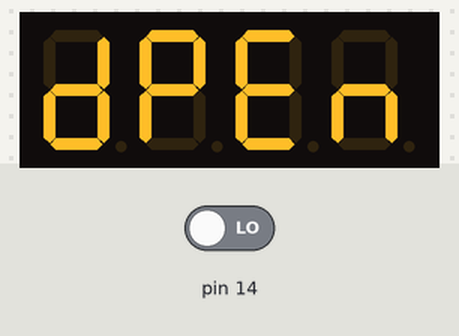
The sketch below on a simulated Arduino Uno, built with avr-gcc and run on an emulated ATmega328P. Shown: 4-digit seven-segment display. The test bench sets the inputs (shaded band); at power-on: pin 14 LOW.

Above: at 1.2 s.
1.3 s: pin 14 driven HIGH
At 2.5 s:
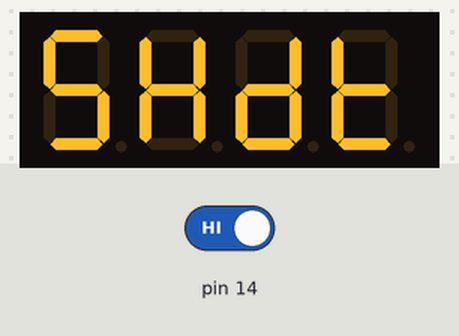
2.8 s: pin 14 driven LOW
At 3.7 s:
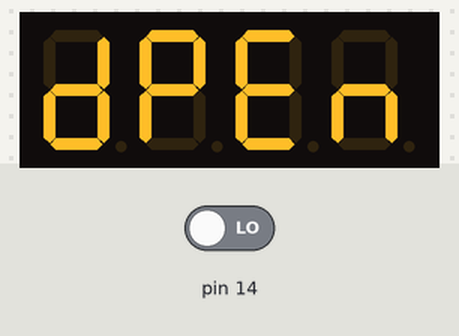
Timing chart, 0 to 5.8 s (numbered marks = the images above; inputs shaded):
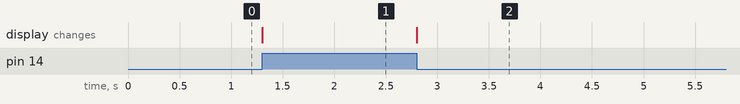

The sketch:

fpga_to_7segdisplay.ino
```cpp
#include <SevSeg.h>

#include <SevSeg.h>

SevSeg sevseg; //Instantiate a seven segment object
char str[5] = "dPEN";
char str2[5]= "shDT";
void setup() {
  byte numDigits = 4;

byte digitPins[] = {2, 3, 4, 5};

byte segmentPins[] = {6, 7, 8, 9, 10, 11, 12, 13};

sevseg.begin(COMMON_CATHODE, numDigits, digitPins, segmentPins);

sevseg.setBrightness(90);
  sevseg.setBrightness(90);
  sevseg.blank();

  Serial.begin(9600);
}

void loop(){
  int lock = digitalRead(14);
  if(lock){
    sevseg.setChars(str2);
  }
  else{
    sevseg.setChars(str);
  }
  sevseg.refreshDisplay();

}
```

Measured:
- after the input at 1.3 s, the display: changes at once (image 1)
- after the input at 2.8 s, the display: changes at once (image 2)
